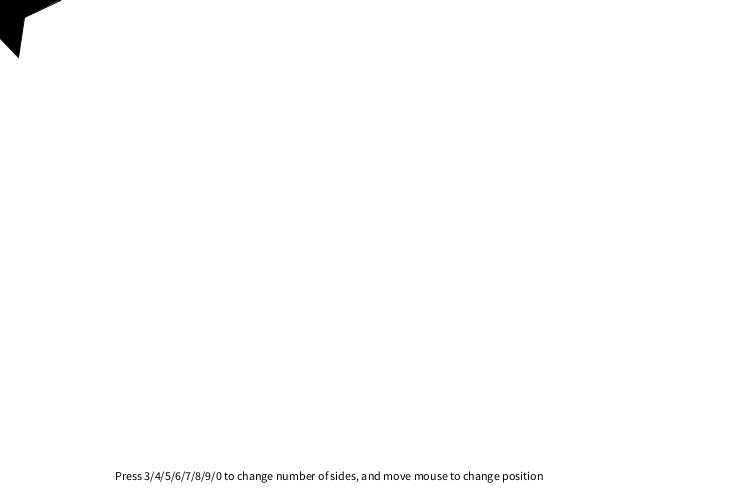
Frame 1 (no input)
Frame 60 (the mouse pressed at the canvas centre just before this capture): identical to frame 1, image omitted
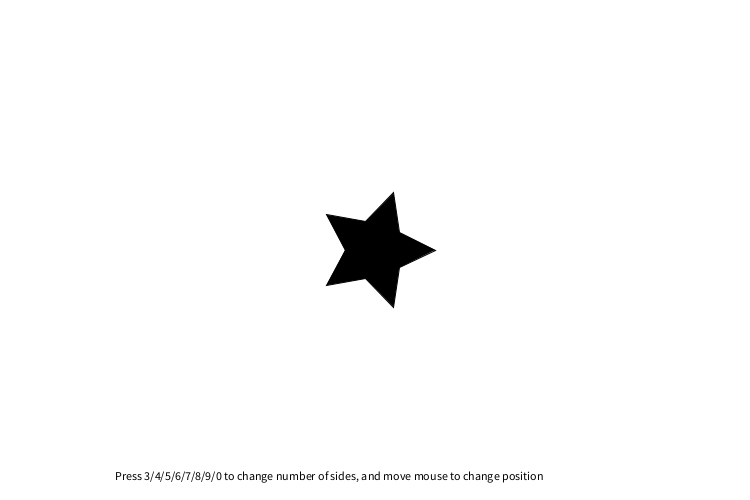
Frame 120 (the mouse held since frame 60 and released just before this capture)

The Processing sketch that drew these frames (run headless with seeded random() and noise(); from frame 60 on, the mouse is pressed at the canvas centre):

// Processing sketch: processing_73820
// ── processing_73820.pde

int setSides = 5;
void setup()
{
  size(750, 500);
  background(255);
  smooth();
}

void draw()
{
  background(255);
  fill(0, 0, 0);
  drawPoly(setSides+5, mouseX, mouseY, 60);
  text("Press 3/4/5/6/7/8/9/0 to change number of sides, and move mouse to change position", 115, 480);
}

void drawPoly(int sides, int cenX, int cenY, int vertDist)
{
  beginShape();
  for (int i = 0; i < sides; i++)
  {
    float angle = 360 / sides;
    if (i%2==0) {vertex(cenX + vertDist * cos(radians(angle * i)), cenY + vertDist * sin(radians(angle * i)));}
    else {vertex(cenX + vertDist/2 * cos(radians(angle * i)), cenY + vertDist/2 * sin(radians(angle * i)));}
  }
  endShape(CLOSE);
}

void keyPressed()
{
  if ( key == '3' )
  {
    setSides = 1;
  }
  if ( key == '4' )
  {
    setSides = 3;
  }
  if ( key == '5' )
  {
    setSides = 5;
  }
  if ( key == '6' )
  {
    setSides = 7;
  }
  if ( key == '7' )
  {
    setSides = 9;
  }
  if ( key == '8' )
  {
    setSides = 11;
  }
  if ( key == '9' )
  {
    setSides = 13;
  }
  if ( key == '0' )
  {
    setSides = 15;
  }
}
